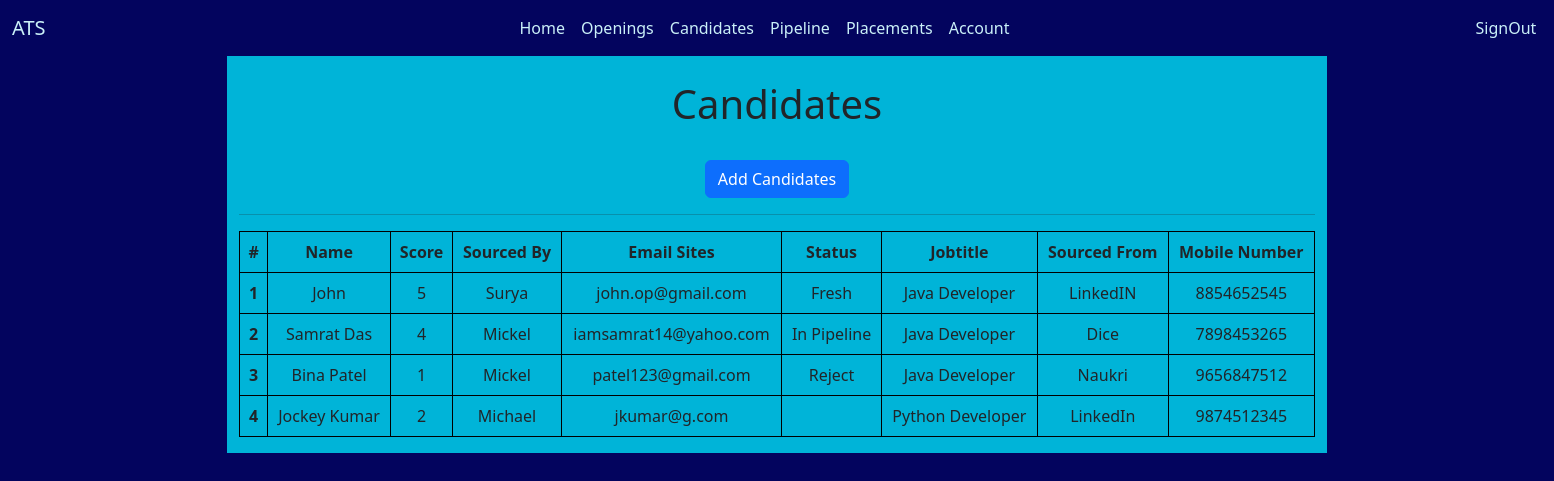
The page /candidates on the database its author committed.
### ApplicantTracking/models.py (models this page shows)
class Candidates(models.Model):
    Name = models.CharField(max_length=50)
    Score = models.IntegerField(default=0)
    SourcedBy = models.CharField(max_length=50)
    Email = models.EmailField(max_length=100)
    Status = models.CharField(max_length=50)
    JobTitle = models.CharField(max_length=50)
    SourcedFrom = models.CharField(max_length=50)
    Mobile = models.IntegerField(default=0)
    def __str__(self):
        return "%s %s %s" %(self.Name, self.Email, self.Status)

### ApplicantTracking/views.py (the view)
# urls.py: path('candidates', views.candidates, name="candidates"),
def candidates(request):
    can = Candidates.objects.all()
    context = {
        'can': can
    }
    print(context)
    return render(request, 'ApplicantTracking/candidates.html', context)

### templates/ApplicantTracking/candidates.html (shortened to what this page needs)
<!doctype html>
<html lang="en">
<head>
    <link href="https://cdn.jsdelivr.net/npm/bootstrap@5.2.2/dist/css/bootstrap.min.css" rel="stylesheet"
>
</head>
<body style="background-color: #03045e;">
<nav class="navbar navbar-expand-lg" style="background-color: #03045e">
    <div class="container-fluid">
        <a class="navbar-brand" style="color:#caf0f8;">ATS</a>
        <div class="collapse navbar-collapse" id="navbarSupportedContent">
            <ul class="navbar-nav me-auto mb-2 mb-lg-0">
                <li class="nav-item">
                    <a class="nav-link" aria-current="page" href="/dashboard" style="margin-left:450px;color:#caf0f8" id="aknav">Home</a>
                </li>
                <li class="nav-item">
                    <a class="nav-link" href="/openings" style="color:#caf0f8" id="aknav">Openings</a>
                </li>
                <li class="nav-item">
                    <a class="nav-link" href="/candidates" style="color:#caf0f8" id="aknav">Candidates</a>
                </li>
                <li class="nav-item">
                    <a class="nav-link" href="/pipeline" style="color:#caf0f8" id="aknav">Pipeline</a>
                </li>
                <li class="nav-item">
                    <a class="nav-link" href="/placement" style="color:#caf0f8" id="aknav">Placements</a>
                </li>
                <li class="nav-item">
                    <a class="nav-link" href="/account" style="color:#caf0f8" id="aknav">Account</a>
                </li>
                <li class="nav-item" style="margin-left:450px;">
                    <a class="nav-link" href="/signout" style="color:#caf0f8" id="aknav">SignOut</a>
                </li>
            </ul>
        </div>
    </div>
</nav>
<div class="container" style="text-align:center">
    <div class="row">
        <div class="col-md-1" style="background-color: #03045e">
        </div>
        <div class="col-md-10" style="background-color: #00b4d8">
            <br>
            <h1 align="center">Candidates</h1>
            <br>
            <a href="/addcandidates" class="btn btn-primary" role="button">Add Candidates</a>
            <hr>
    <table class="table table-bordered" style="border-color:black;">
        <thead>
        <tr>
            <th scope="col">#</th>
            <th scope="col">Name</th>
            <th scope="col">Score</th>
            <th scope="col">Sourced By</th>
            <th scope="col">Email Sites</th>
            <th scope="col">Status</th>
            <th scope="col">Jobtitle</th>
            <th scope="col">Sourced From</th>
            <th scope="col">Mobile Number</th>
        </tr>
        </thead>
        {% for can in can %}
        <tbody>
        <tr>
            <th scope="row">{{can.id}}</th>
            <td>{{can.Name}}</td>
            <td>{{can.Score}}</td>
            <td>{{can.SourcedBy}}</td>
            <td>{{can.Email}}</td>
            <td>{{can.Status}}</td>
            <td>{{can.JobTitle}}</td>
            <td>{{can.SourcedFrom}}</td>
            <td>{{can.Mobile}}</td>
        </tr>
        </tbody>
        {% endfor %}
    </table>
        </div>
        <div class="col-md-1" style="background-color: #03045e">
        </div>
    </div>
</div>
</body>
</html>

### rows shown on the page
Candidates: id "1", Name "John", Score "5", SourcedBy "Surya", Email "john.op@gmail.com", Status "Fresh", JobTitle "Java Developer", SourcedFrom "LinkedIN", Mobile "8854652545"
Candidates: id "2", Name "Samrat Das", Score "4", SourcedBy "Mickel", Email "iamsamrat14@yahoo.com", Status "In Pipeline", JobTitle "Java Developer", SourcedFrom "Dice", Mobile "7898453265"
Candidates: id "3", Name "Bina Patel", Score "1", SourcedBy "Mickel", Email "patel123@gmail.com", Status "Reject", JobTitle "Java Developer", SourcedFrom "Naukri", Mobile "9656847512"
Candidates: id "4", Name "Jockey Kumar", Score "2", SourcedBy "Michael", Email "jkumar@g.com", JobTitle "Python Developer", SourcedFrom "LinkedIn", Mobile "9874512345"
